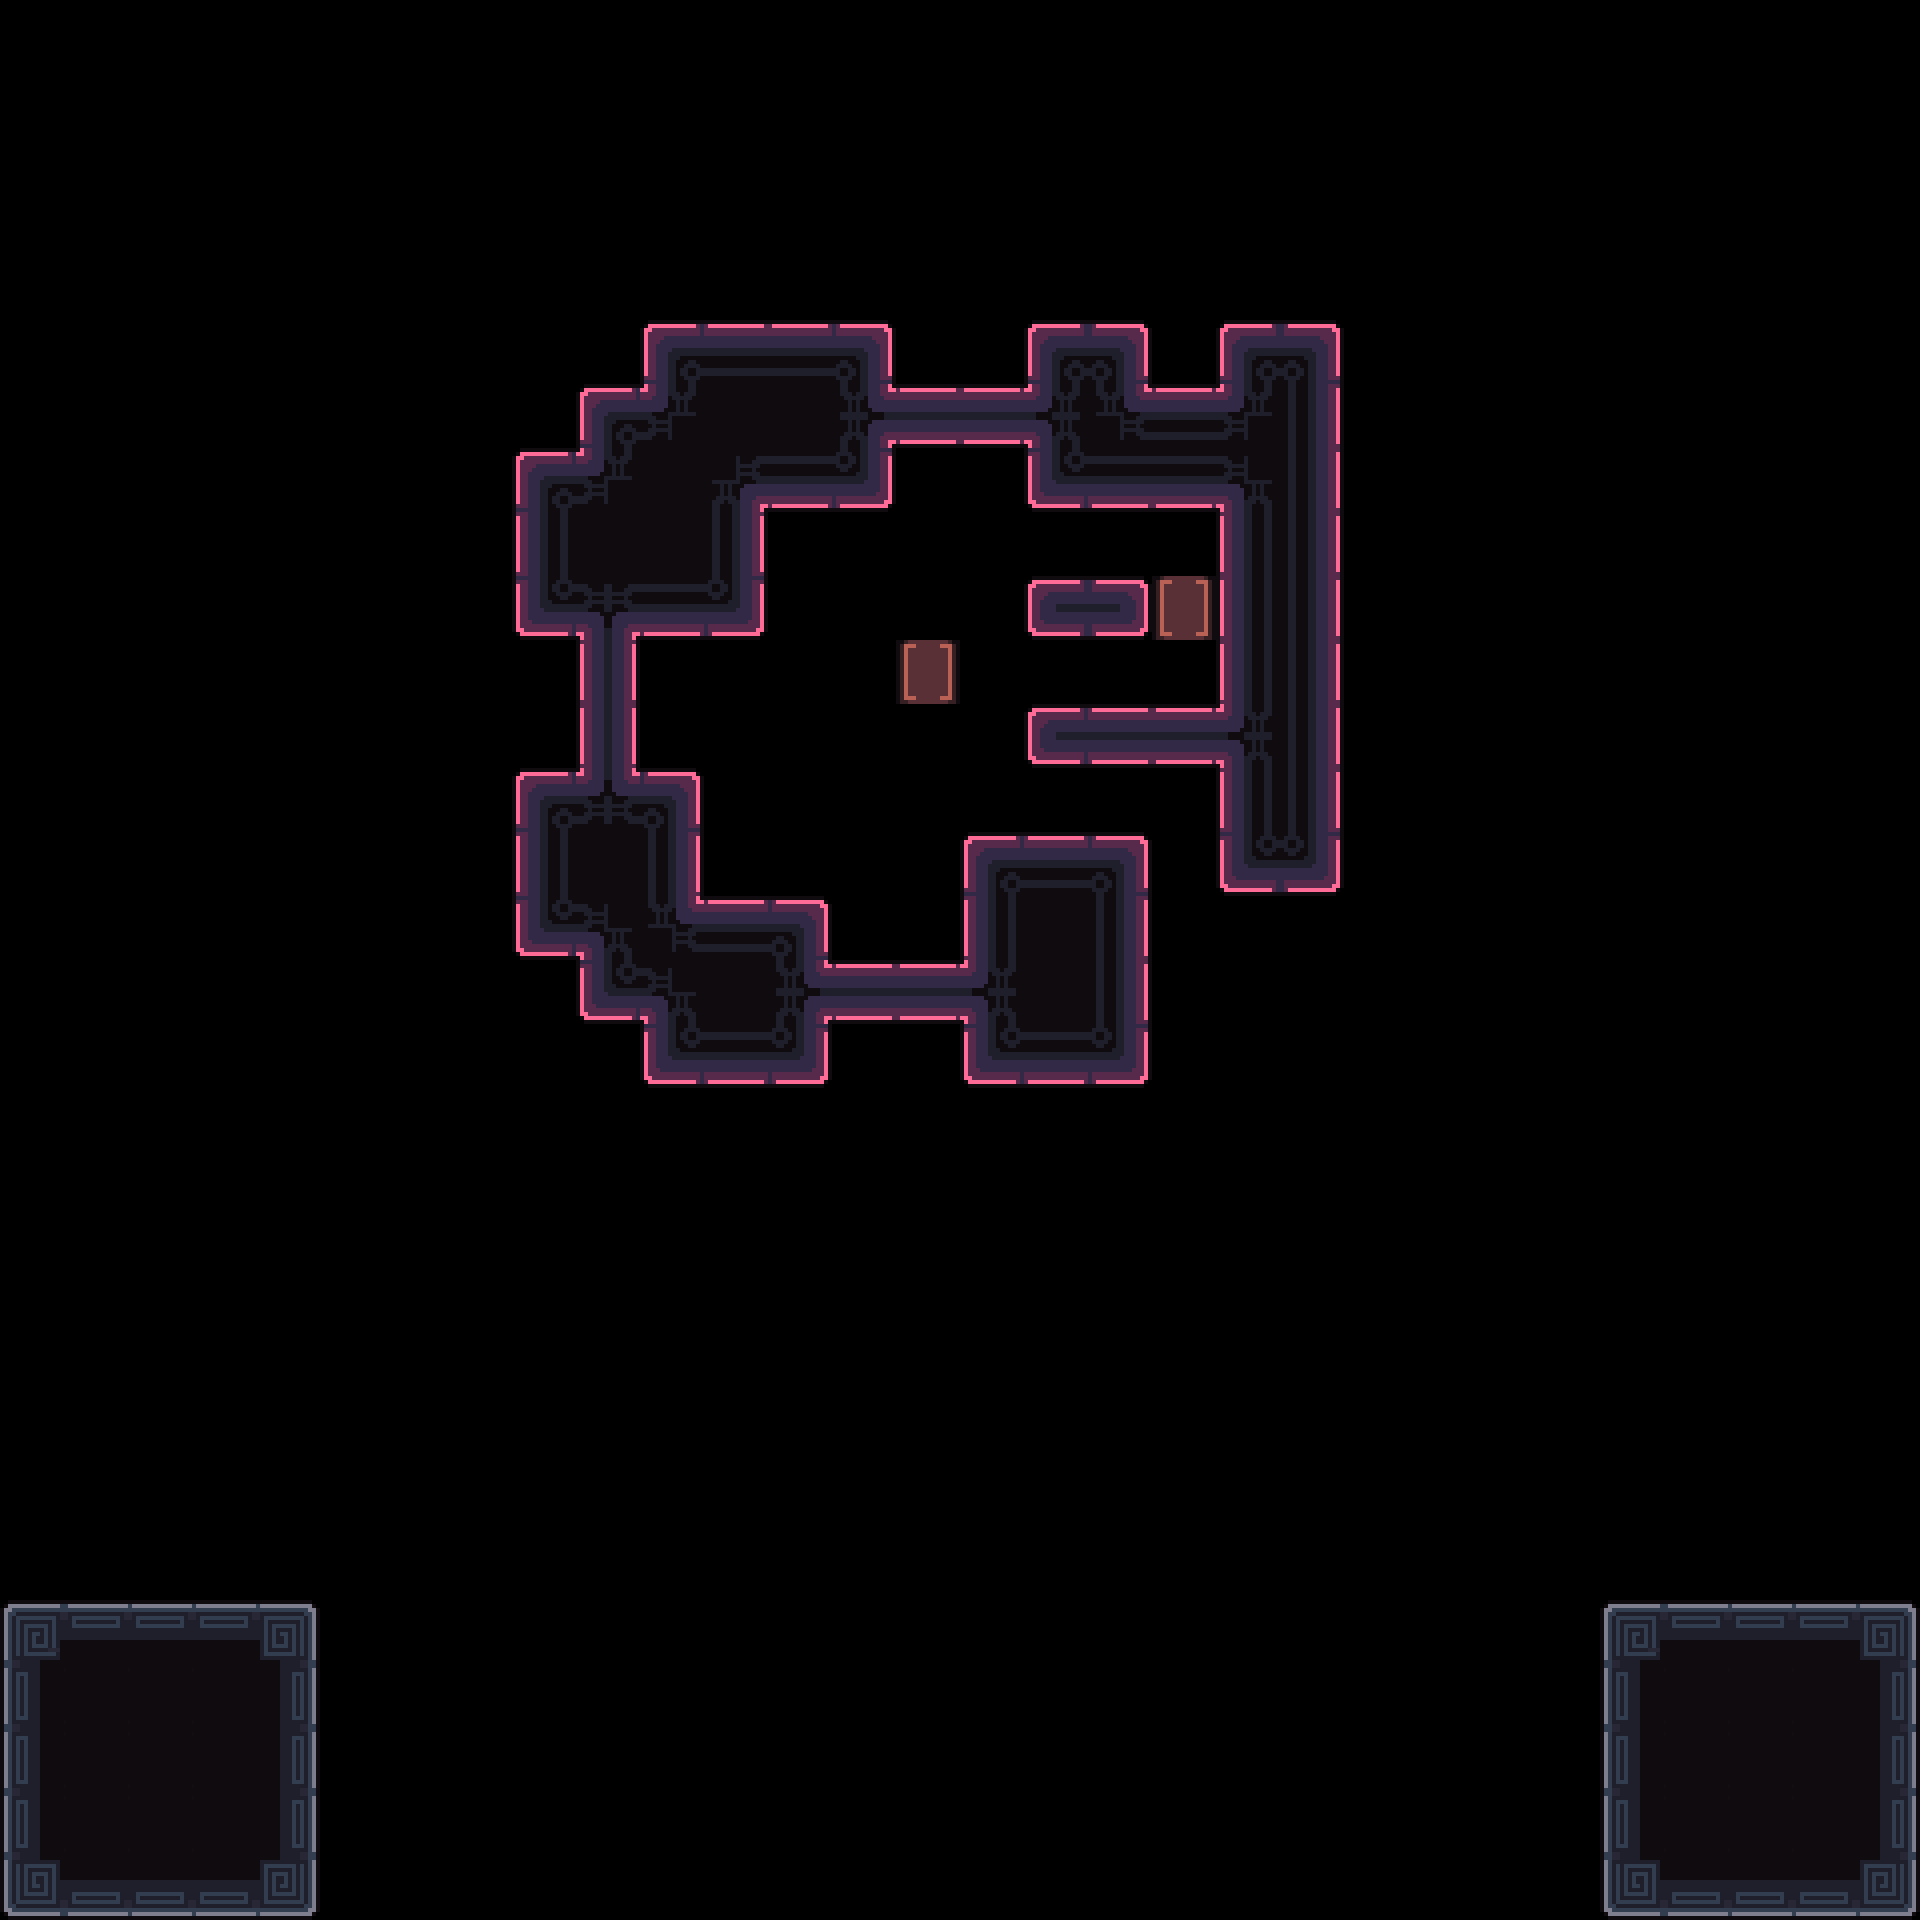

Rendered tile map (Tiled .tmx) drawn with the repository's tilesets; below, a short description and the map source with its tile grids summarised:
An orthogonal 30x30 tile map with 64x64 px tiles, 3 tile layers (Decoration, Main, Exit), 1 hidden layer not drawn and 13 objects (9x 1, Camera1, Camera2, Win, Unactive).

<map version="1.10" tiledversion="1.11.2" orientation="orthogonal" renderorder="right-down" width="30" height="30" tilewidth="64" tileheight="64" infinite="0" nextlayerid="8" nextobjectid="117">
 <tileset firstgid="1" source="../tilesets/tileset_d.tsx" />
 <objectgroup id="4" name="Triggers">
  <object id="23" name="Camera1" x="960" y="672">
   <point />
  </object>
  <object id="24" name="Camera2" x="704" y="480">
   <point />
  </object>
  <object id="28" name="Win" x="0" y="64" width="1920" height="1216" />
  <object id="29" name="Unactive" x="0" y="1600" width="320" height="320" />
  <object id="116" name="Data" type="1" x="0" y="0" width="63.6932" height="63.6932">
   <properties>
    <property name="bg" value="pink" />
    <property name="level_number" type="int" value="10" />
    <property name="level_unlock" value="5, 11, 20, 26" />
   </properties>
  </object>
 </objectgroup>
 <layer id="3" name="Decoration" width="30" height="30">
  <data>[900 cells, 2 non-empty, 1 distinct tile ids]</data>
 </layer>
 <layer id="1" name="Border" width="30" height="30" visible="0">
  <data>[900 cells, 0 non-empty, 0 distinct tile ids]</data>
 </layer>
 <layer id="7" name="Main" width="30" height="30">
  <data>[900 cells, 132 non-empty, 26 distinct tile ids]</data>
 </layer>
 <layer id="6" name="Exit" width="30" height="30">
  <data>[900 cells, 8 non-empty, 4 distinct tile ids]</data>
 </layer>
 <objectgroup id="2" name="Entities">
  <object id="106" name="Player0" type="1" x="704" y="832" width="63.6932" height="63.6932" />
  <object id="109" name="Battery" type="1" x="896" y="640" width="63.6932" height="63.6932" />
  <object id="108" name="Battery" type="1" x="1152" y="576" width="63.6932" height="63.6932" />
  <object id="111" name="Spike" type="1" x="1152" y="768" width="63.6932" height="63.6932" />
  <object id="115" name="Spike" type="1" x="1344" y="640" width="63.6932" height="63.6932" />
  <object id="113" name="Spike" type="1" x="896" y="320" width="63.6932" height="63.6932" />
  <object id="114" name="Spike" type="1" x="512" y="640" width="63.6932" height="63.6932" />
  <object id="112" name="Spike" type="1" x="1152" y="320" width="63.6932" height="63.6932" />
 </objectgroup>
</map>
